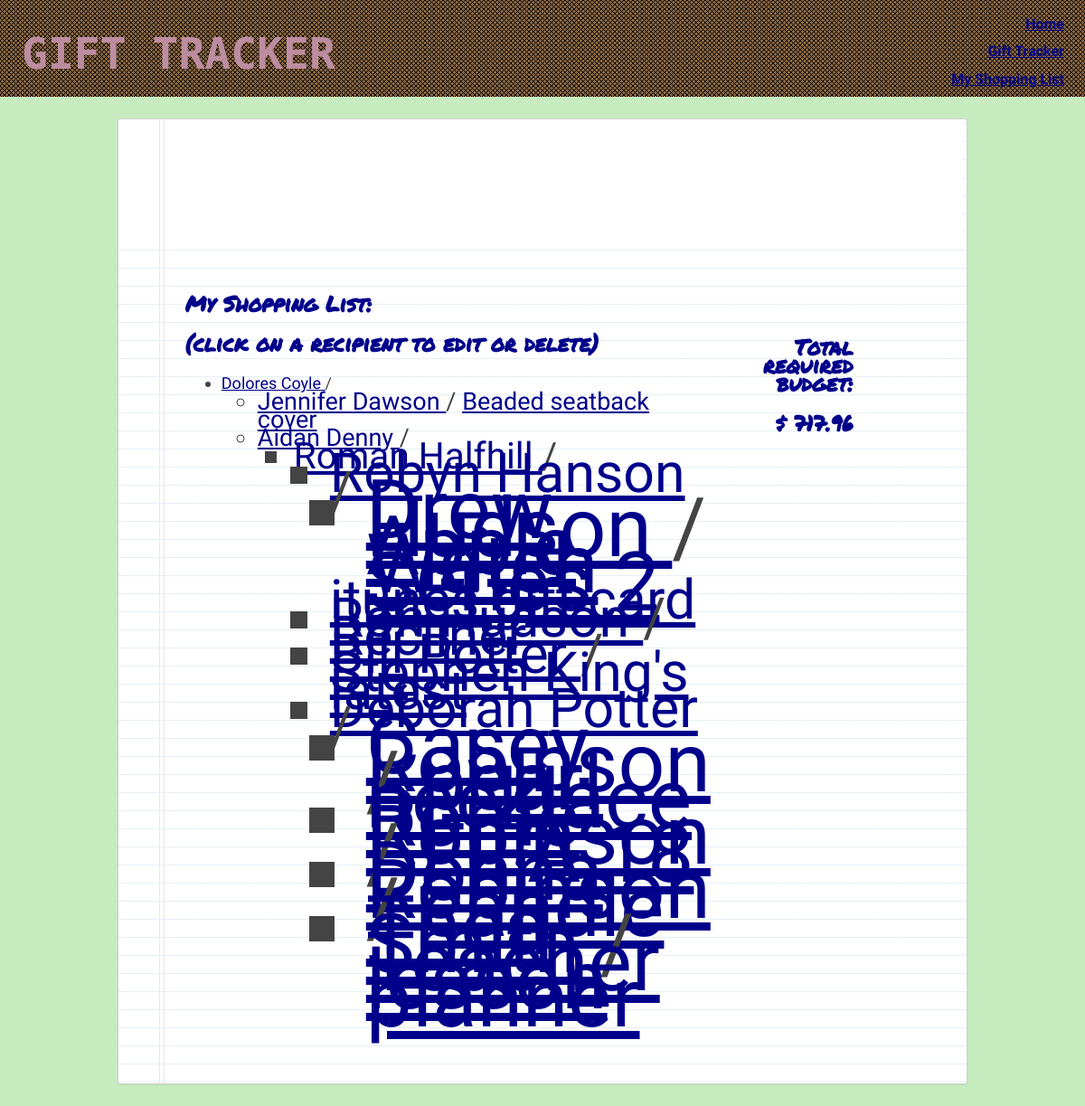
/idea_tracker/shoppinglist/, run on an earlier commit of the app's database.
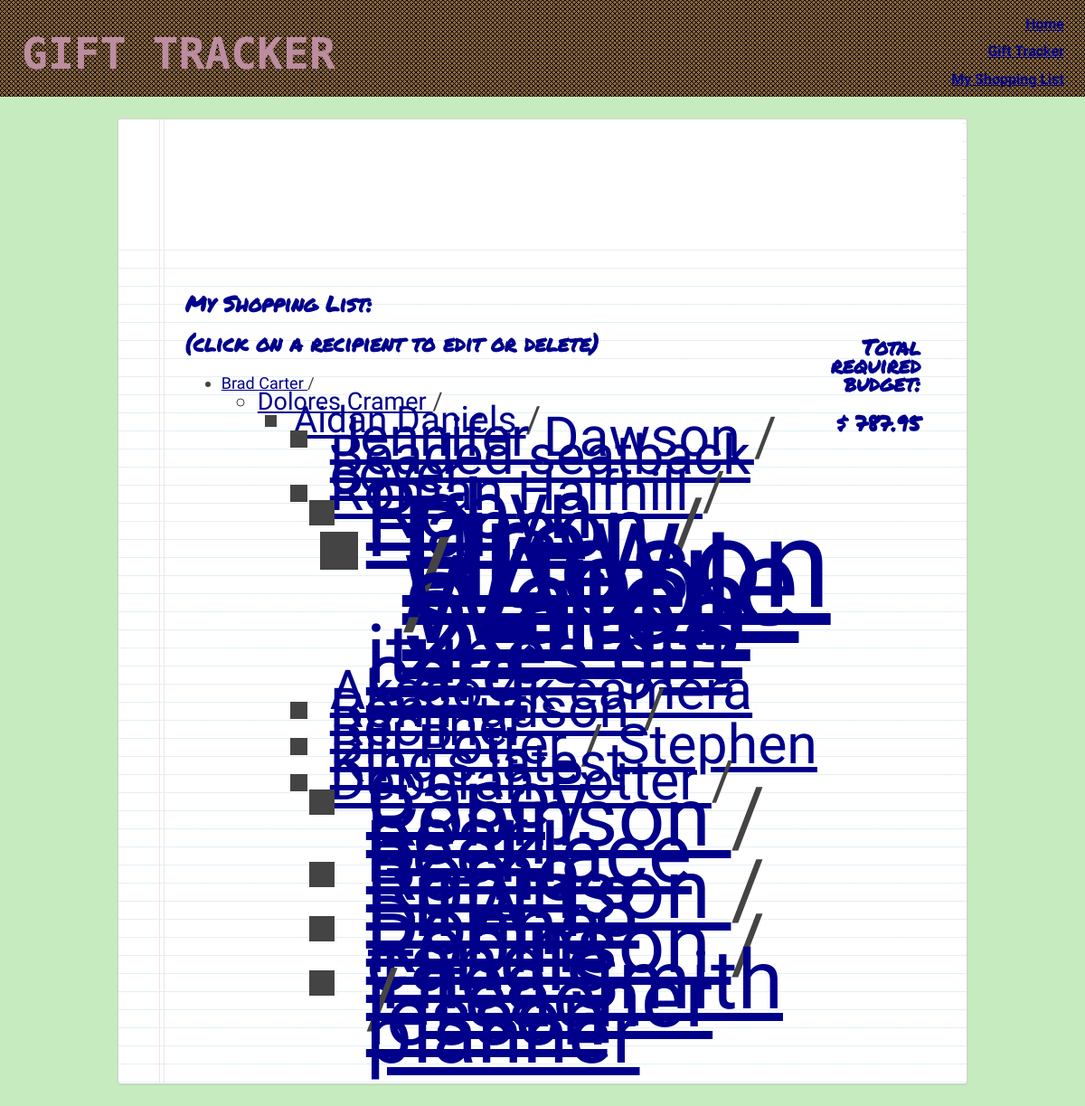
And on a later commit of the database.
### idea_tracker/models.py (models this page shows, shortened)
class Recipient(models.Model):
    first_name = models.CharField(max_length=30)
    last_name = models.CharField(max_length=30)
    birthday = models.CharField(max_length=10, blank=True)
    notes = models.TextField(max_length=255, blank=True)
    def get_absolute_url(self):
        return reverse('recipient_update_form', kwargs={'pk': self.pk})

class Gift(models.Model):
    name = models.CharField(max_length=30, blank=True)
    model_number = models.CharField(max_length=30, blank=True)
    price = models.DecimalField(default=0.00, decimal_places=2, max_digits=6)
    recipients = models.ManyToManyField(Recipient, blank=True)
    purchased = models.BooleanField(default=False)
    def __str__(self):
        return "{}".format(self.name)
    def get_absolute_url(self):
        return reverse('gift_update_form', kwargs={'pk': self.pk})

### idea_tracker/views.py (the view)
def shopping_list(request):
    recipients = models.Recipient.objects.all().order_by('last_name')
    gift_list = models.Gift.objects.all()
    total = []
    total_price = 0
    for y in gift_list:
        try:
            total.append(y.price)
            total_price = sum(total)
        except y.DoesNotExist:
            total_price -= y.price
    return render(request, 'idea_tracker/shoppinglist.html', {'recipients': recipients, 'total_price': total_price})

### idea_tracker/templates/idea_tracker/shoppinglist.html (shortened to what this page needs)
{% extends 'layout.html' %}
{% load static from staticfiles %}
{% block css %} <link rel="stylesheet" href="{% static '/css/shoppinglist.css' %}">{% endblock %}
{% block content %}
<div class="wrapper">
    <div class="paper">
        <article class="head"></article>
        <p>&nbsp;</p>
        <div class="container">
            <div>
                <h3>My Shopping List:</h3>
                <h3 style='font-family: 'Kalam', cursive'>(click on a recipient to edit or delete)</h3>
                    {% for name in recipients %}
                        <ul>
                            <li style="font-family: 'Kalam', cursive; font-size: 1.5em"><a href="{{ name.get_absolute_url }}">{{ name.first_name }} {{ name.last_name }} </a> /
                                {% for gift in name.gift_set.all %}
                             <a href="{{ gift.get_absolute_url }}"><span style='color:darkblue'>{{ gift }}</span></a></li>
                        </ul>
                                {% endfor %}
                    {% endfor %}
            </div>
            <div class="price">
                <h3>Total required budget:</h3>
                <h3>$ {{ total_price }}</h3>
            </div>
        </div>
    </div>
</div>
{% endblock %}

What changed in the data, as far as the page shows it:
added Recipient: first_name "Brad", last_name "Carter"
changed Recipient "Dolores": last_name "Coyle" → "Cramer"
changed Recipient "Aidan": last_name "Denny" → "Daniels"; moves up the list
added Gift: name "Akaso 4k camera", shown under Recipient "Drew"
Also different on the page:
{{ total_price }}: "717.96" → "787.95"
